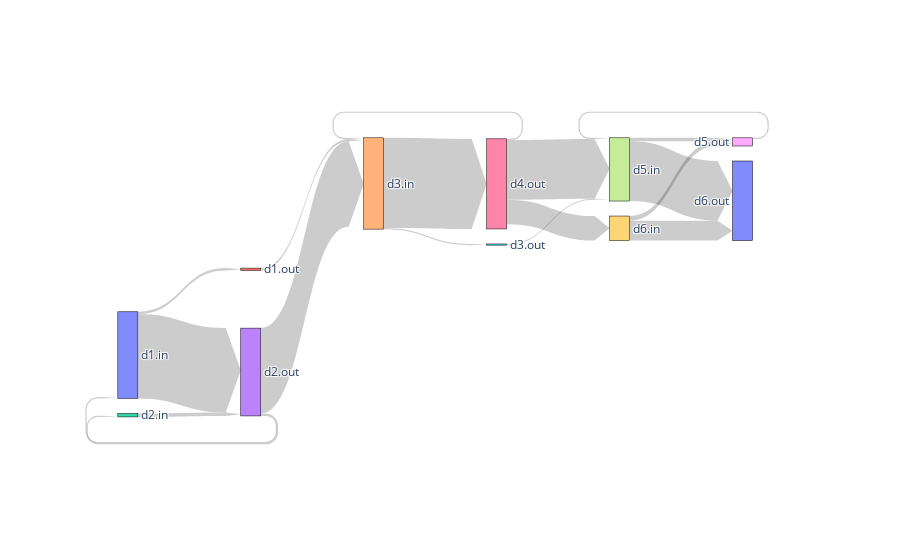

The code cell stored with this chart in its notebook:
### Code cell
# snakey plot representing the flow of traffic through doors (this time with original door labels)

doors = sorted(set([door for seq in filtered_doors_df['sequence'] for door in seq.split(',')]))

flow_matrix = pd.DataFrame(0, index=doors, columns=doors)

for sequence in filtered_doors_df['sequence']:
    doors_visited = sequence.split(',')
    for i in range(len(doors_visited) - 1):
        flow_matrix.loc[doors_visited[i], doors_visited[i + 1]] += 1
        
fig = go.Figure(data=[go.Sankey(
    node=dict(
        pad=15,
        thickness=20,
        line=dict(color='black', width=0.5),
        label=doors
    ),
    link=dict(
        arrowlen=15,
        source=[doors.index(src) for src in flow_matrix.index for _ in range(len(flow_matrix.columns))],
        target=[doors.index(dest) for _ in range(len(flow_matrix.index)) for dest in flow_matrix.columns],
        value=flow_matrix.values.flatten()
    )
)])


fig.show()

### Figure 1 — Plotly figure (JSON) as saved in the notebook; plotly's stock layout.template omitted (floating-point values rounded to 4 significant figures)
{"data": [{"link": {"arrowlen": 15, "source": [0, 0, 0, 0, 0, 0, 0, 0, 0, 0, 0, 1, 1, 1, 1, 1, 1, 1, 1, 1, 1, 1, 2, 2, 2, 2, 2, 2, 2, 2, 2, 2, 2, 3, 3, 3, 3, 3, 3, 3, 3, 3, 3, 3, 4, 4, 4, 4, 4, 4, 4, 4, 4, 4, 4, 5, 5, 5, 5, 5, 5, 5, 5, 5, 5, 5, 6, 6, 6, 6, 6, 6, 6, 6, 6, 6, 6, 7, 7, 7, 7, 7, 7, 7, 7, 7, 7, 7, 8, 8, 8, 8, 8, 8, 8, 8, 8, 8, 8, 9, 9, 9, 9, 9, 9, 9, 9, 9, 9, 9, 10, 10, 10, 10, 10, 10, 10, 10, 10, 10, 10], "target": [0, 1, 2, 3, 4, 5, 6, 7, 8, 9, 10, 0, 1, 2, 3, 4, 5, 6, 7, 8, 9, 10, 0, 1, 2, 3, 4, 5, 6, 7, 8, 9, 10, 0, 1, 2, 3, 4, 5, 6, 7, 8, 9, 10, 0, 1, 2, 3, 4, 5, 6, 7, 8, 9, 10, 0, 1, 2, 3, 4, 5, 6, 7, 8, 9, 10, 0, 1, 2, 3, 4, 5, 6, 7, 8, 9, 10, 0, 1, 2, 3, 4, 5, 6, 7, 8, 9, 10, 0, 1, 2, 3, 4, 5, 6, 7, 8, 9, 10, 0, 1, 2, 3, 4, 5, 6, 7, 8, 9, 10, 0, 1, 2, 3, 4, 5, 6, 7, 8, 9, 10], "value": [0, 2, 0, 72, 0, 0, 0, 0, 0, 0, 0, 0, 0, 0, 0, 2, 0, 0, 0, 0, 0, 0, 0, 0, 0, 3, 0, 0, 0, 0, 0, 0, 0, 1, 0, 1, 0, 73, 0, 0, 0, 0, 0, 0, 0, 0, 0, 0, 0, 1, 77, 0, 0, 0, 0, 0, 0, 0, 0, 0, 0, 0, 1, 0, 0, 0, 0, 0, 0, 0, 1, 0, 0, 51, 0, 21, 0, 0, 0, 0, 0, 0, 0, 0, 0, 3, 0, 51, 0, 0, 0, 0, 0, 0, 0, 1, 0, 0, 0, 0, 0, 0, 0, 0, 0, 0, 0, 4, 0, 17, 0, 0, 0, 0, 0, 0, 0, 0, 0, 0, 0]}, "node": {"label": ["d1.in", "d1.out", "d2.in", "d2.out", "d3.in", "d3.out", "d4.out", "d5.in", "d5.out", "d6.in", "d6.out"], "line": {"color": "black", "width": 0.5}, "pad": 15, "thickness": 20}, "type": "sankey"}], "layout": {}}
